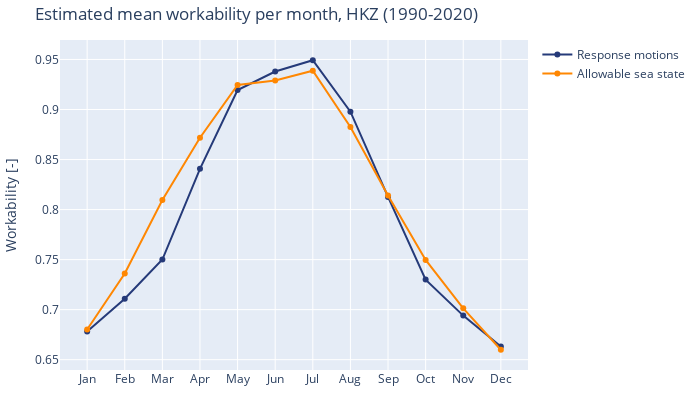

The notebook cell this image was saved under:
### Code cell
fig = go.Figure()

fig.add_trace(
    go.Scatter(
        x=["Jan", "Feb", "Mar", "Apr", "May", "Jun", "Jul", "Aug", "Sep", "Oct", "Nov", "Dec"],
        y=df.groupby("Month")["WorkabilityRAO"].mean(),
        name="Response motions",
        line=dict(color="#253a79")
    )
)

fig.add_trace(
    go.Scatter(
        x=["Jan", "Feb", "Mar", "Apr", "May", "Jun", "Jul", "Aug", "Sep", "Oct", "Nov", "Dec"],
        y=df.groupby("Month")["WorkabilitySea"].mean(),
        name="Allowable sea state",
        line=dict(color="#ff8702")
    )
)

fig.update_layout(
    width=700,
    height=400,
    title="Estimated mean workability per month, HKZ (1990-2020)",
    yaxis=dict(title="Workability [-]"),
    margin=dict(
        t=40,
        b=30,
        r=10,
        l=10
    )
)

### Figure 1 — Plotly figure (JSON) as saved in the notebook; plotly's stock layout.template omitted (floating-point values rounded to 4 significant figures)
{"data": [{"line": {"color": "#253a79"}, "name": "Response motions", "type": "scatter", "x": ["Jan", "Feb", "Mar", "Apr", "May", "Jun", "Jul", "Aug", "Sep", "Oct", "Nov", "Dec"], "y": [0.6782, 0.7109, 0.7501, 0.8408, 0.9195, 0.938, 0.9492, 0.8978, 0.8126, 0.73, 0.694, 0.6632]}, {"line": {"color": "#ff8702"}, "name": "Allowable sea state", "type": "scatter", "x": ["Jan", "Feb", "Mar", "Apr", "May", "Jun", "Jul", "Aug", "Sep", "Oct", "Nov", "Dec"], "y": [0.6802, 0.7361, 0.8095, 0.8717, 0.9245, 0.929, 0.9388, 0.8826, 0.814, 0.7497, 0.7013, 0.6599]}], "layout": {"height": 400, "margin": {"b": 30, "l": 10, "r": 10, "t": 40}, "title": {"text": "Estimated mean workability per month, HKZ (1990-2020)"}, "width": 700, "yaxis": {"title": {"text": "Workability [-]"}}}}
